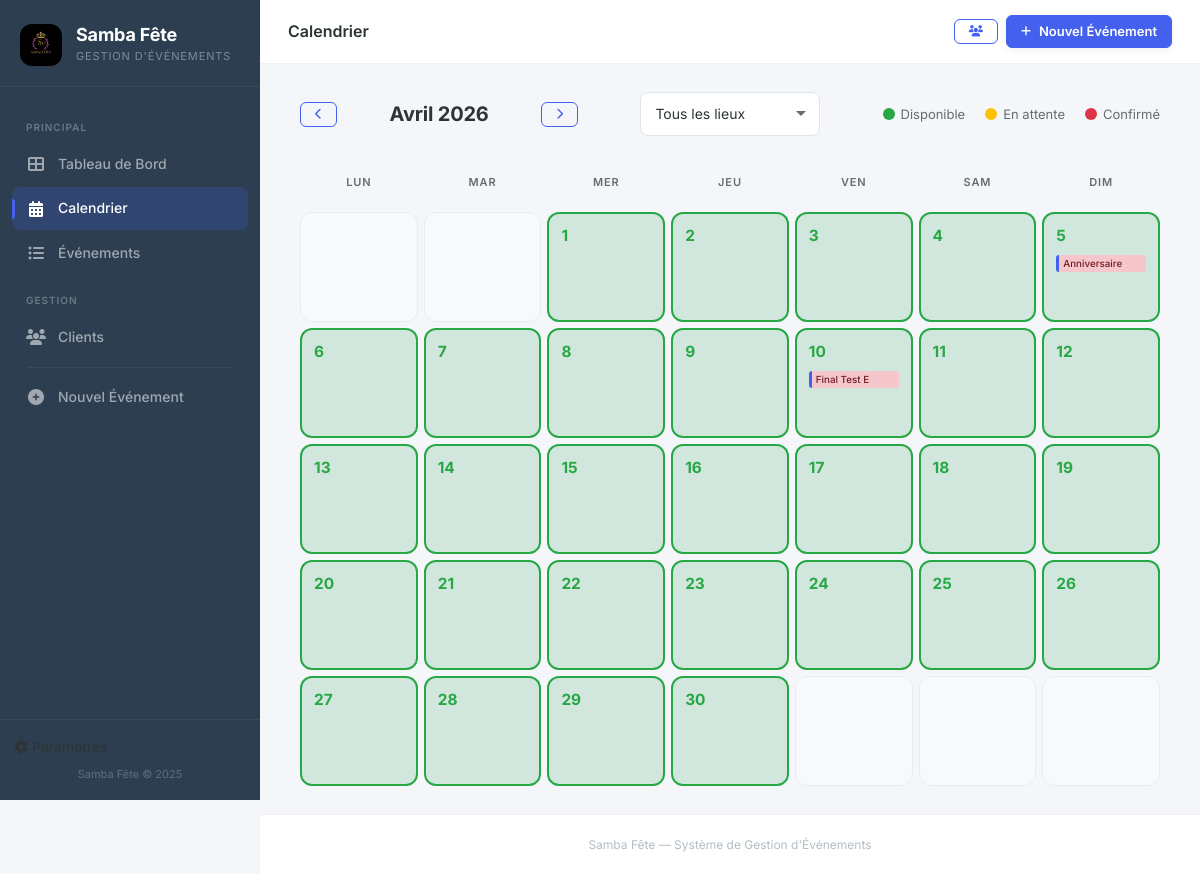
The page /calendrier?year=2026&month=4 on the database as committed earlier.
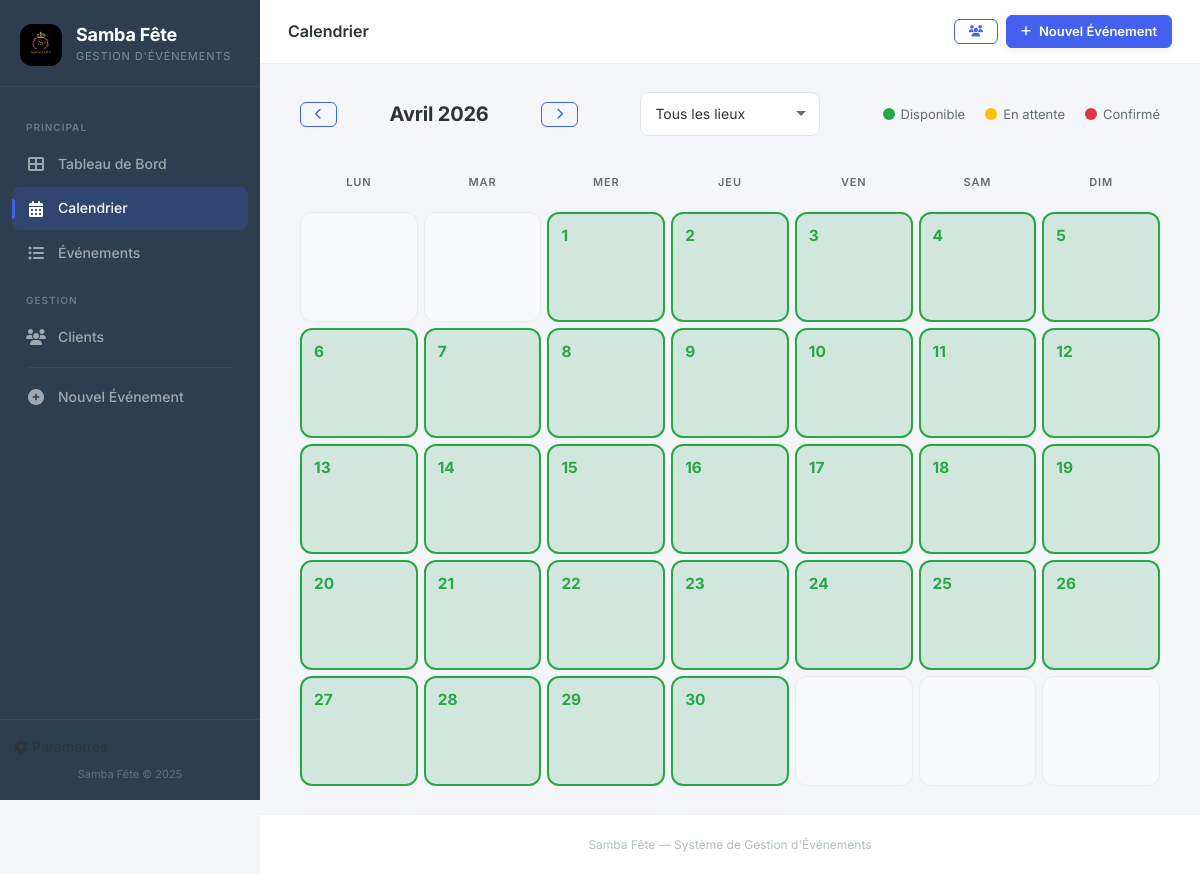
The same page on the database as committed later.
### tables this page shows
CREATE TABLE events (
            id INTEGER PRIMARY KEY AUTOINCREMENT,
            title TEXT NOT NULL,
            client_id INTEGER NOT NULL,
            venue_id INTEGER NOT NULL,
            venue_id2 INTEGER,
            event_type TEXT NOT NULL,
            event_date TEXT NOT NULL,
            time_slot TEXT NOT NULL,
            guests_men INTEGER DEFAULT 0,
            guests_women INTEGER DEFAULT 0,
            status TEXT DEFAULT 'confirmé',
            notes TEXT,
            total_amount REAL DEFAULT 0,
            deposit_required REAL DEFAULT 20000,
            created_at TEXT DEFAULT (datetime('now','localtime')),
            FOREIGN KEY (client_id) REFERENCES clients(id),
            FOREIGN KEY (venue_id) REFERENCES venues(id),
            FOREIGN KEY (venue_id2) REFERENCES venues(id)
        );

### app.py (the view)
@app.route('/calendrier')
def calendar_view():
    db = get_db()
    year = request.args.get('year', date.today().year, type=int)
    month = request.args.get('month', date.today().month, type=int)
    first = f"{year}-{month:02d}-01"
    if month == 12:
        last = f"{year+1}-01-01"
    else:
        last = f"{year}-{month+1:02d}-01"
    venue_filter = request.args.get('venue', type=int)
    query = "SELECT event_date, time_slot, title, status FROM events WHERE event_date >= ? AND event_date < ? AND status != 'annulé'"
    params = [first, last]
    if venue_filter:
        query += " AND (venue_id = ? OR venue_id2 = ?)"
        params.append(venue_filter)
        params.append(venue_filter)
    query += " ORDER BY event_date"
    booked = db.execute(query, params).fetchall()
    booked_dict = {}
    for b in booked:
        d = b['event_date']
        if d not in booked_dict:
            booked_dict[d] = []
        booked_dict[d].append(dict(b))
    cal = calendar.Calendar(firstweekday=0)
    weeks = cal.monthdayscalendar(year, month)
    today_str = date.today().isoformat()
    venues = db.execute("SELECT * FROM venues WHERE is_active=1").fetchall()
    db.close()
    return render_template('calendar.html', year=year, month=month,
                           month_name=MONTH_NAMES_FR[month],
                           weeks=weeks, booked_dict=booked_dict,
                           today_str=today_str, venues=venues,
                           time_slots=TIME_SLOTS, venue_filter=venue_filter or '')

### models.py (called while the page is built)
def get_db():
    conn = sqlite3.connect(DB_PATH, timeout=10)
    conn.row_factory = sqlite3.Row
    conn.execute("PRAGMA foreign_keys = ON")
    return conn

### templates/calendar.html (shortened to what the changed rows need)
{% extends "base.html" %}
{% block content %}
<div class="container-fluid">
                {% set prev_month = month - 1 if month > 1 else 12 %}
                {% set prev_year = year if month > 1 else year - 1 %}
                {% set next_month = month + 1 if month < 12 else 1 %}
                {% set next_year = year if month < 12 else year + 1 %}
    <div class="calendar-grid">
        <div class="calendar-day-header">Lun</div>
        <div class="calendar-day-header">Mar</div>
        <div class="calendar-day-header">Mer</div>
        <div class="calendar-day-header">Jeu</div>
        <div class="calendar-day-header">Ven</div>
        <div class="calendar-day-header">Sam</div>
        <div class="calendar-day-header">Dim</div>
        {% for week in weeks %}
            {% for day in week %}
                {% if day == 0 %}
                    <div class="calendar-day empty-day"></div>
                {% else %}
                    {% set date_str = "%04d-%02d-%02d" | format(year, month, day) %}
                    {% set day_events = booked_dict.get(date_str, []) %}
                    {% set slot_count = day_events | length %}
                    {% set is_today = (date_str == today_str) %}
                    {% set is_past = (date_str < today_str) %}
                    {% set has_confirmed = false %}
                    {% set has_pending = false %}
                    {% for ev in day_events %}
                        {% if ev.status == 'confirmé' %}
                            {% set has_confirmed = true %}
                        {% elif ev.status == 'en attente' %}
                            {% set has_pending = true %}
                        {% endif %}
                    {% endfor %}
                    <div class="calendar-day {% if has_confirmed %}booked-day{% elif has_pending %}pending-day{% elif is_past %}past-day{% else %}free-day{% endif %} {% if is_today %}today{% endif %}"
                         data-date="{{ date_str }}"
                         data-has-events="{% if slot_count > 0 %}true{% else %}false{% endif %}"
                         data-status="{% if has_confirmed %}booked{% elif has_pending %}pending{% else %}free{% endif %}"
                         onclick="showDayDetail('{{ date_str }}', {% if slot_count > 0 %}true{% else %}false{% endif %}, '{% if has_confirmed %}booked{% elif has_pending %}pending{% else %}free{% endif %}')">
                        <div class="day-number">{{ day }}</div>
                        {% if slot_count > 0 %}
                            <div class="day-events">
                                {% for ev in day_events[:3] %}
                                    <div class="day-event-dot {% if ev.status == 'confirmé' %}dot-confirmed{% elif ev.status == 'en attente' %}dot-pending{% endif %}" title="{{ ev.title }} ({{ ev.time_slot }})">
                                        <span class="event-mini-title">{{ ev.title[:12] }}</span>
                                    </div>
                                {% endfor %}
                            </div>
                        {% endif %}
                    </div>
                {% endif %}
            {% endfor %}
        {% endfor %}
    </div>
</div>
{% endblock %}

Rows that differ between the two databases and show on the page:
removed events: title "Anniversaire", shown under "5"
removed events: title "Final Test E", shown under "10"
